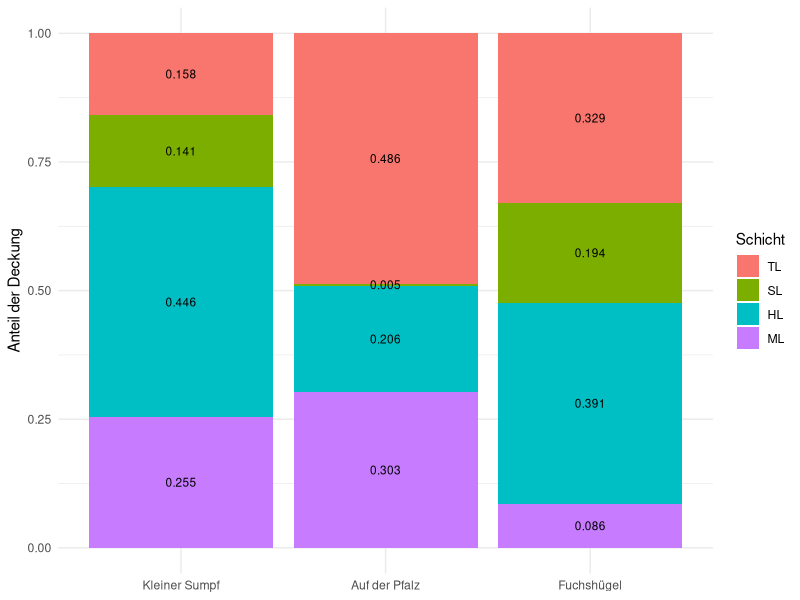

The R script that drew this image: (Note: this script raises an error after producing the figure.)
## ---- chunk 1
library(tidyverse)
library(readxl)
library(writexl)
library(vegan)
library(ggplot2)
## ---- chunk 2
#| label: read data
#| output: true
vegdata <- read.csv("vegdata_final.csv")
str(vegdata)
#spalten anders ordnen
vegdata <- vegdata %>%
  relocate(Transekt, Transektnummer, .after = Name)
str(vegdata)
#entfernen von Arten, die auf der Artenliste waren, aber in keinem der Plots vorkommen
vegdata <- vegdata[, c(
  names(vegdata)[1:6],
  names(vegdata)[7:ncol(vegdata)][
    colSums(vegdata[, 7:ncol(vegdata)], na.rm = TRUE) > 0
  ]
)]
str(vegdata)
## ---- chunk 3
#| label: convert to long format
#| output: false

#Umwandeln zu Long format: 0-Werte bleiben erhalten

rownames(vegdata) <- vegdata$Name 
vegdata$Name <- NULL 
ncol(vegdata) 
str(vegdata)
art_cols <- grep("_(TL|HL|ML|SL)$", names(vegdata), value = TRUE)
veg_long <- vegdata %>%
  rownames_to_column("Name") %>%
  pivot_longer(cols = all_of(art_cols), names_to = "Art_full", values_to = "Deckung") %>% 
  tidyr::separate(Art_full, into = c("Art", "Schicht"), sep = "_(?=[A-Z]{1,2}$)")
#sep trennt die Schicht sauber ab, da Arten als Gattung_Epitheton_Schicht vorliegen
str(veg_long)
## ---- chunk 4
#| label: create subsets

#subsets für jede fläche machen
Lic_subset <- subset(veg_long, site == "Lic")
MN_subset <- subset(veg_long, site =="Meu_nass")
MT_subset <- subset(veg_long, site =="Meu_trock")

## ---- chunk 5
#mittlere Deckungen
p1 <- Lic_subset %>%
  group_by(Art) %>%
  summarise(
    mean_deckung = mean(Deckung, na.rm = TRUE),
    n = sum(Deckung > 0)
  ) %>%
  arrange(desc(mean_deckung)) %>%
  slice_head(n = 10) %>%
  ggplot(aes(x = reorder(Art, mean_deckung), y = mean_deckung)) +
  geom_col(fill = "darkgreen") +
  geom_text(aes(label = paste0("n=", n)),
            hjust = -0.1, size = 3) +
  coord_flip() +
  scale_y_continuous(limits = c(0, 45))+
  labs(
    x = "Art",
    y = "Mittlere Deckung %",
    title = "Kleiner Sumpf"
  ) +
  theme_minimal()

p2 <- MN_subset %>%
  group_by(Art) %>%
  summarise(
    mean_deckung = mean(Deckung, na.rm = TRUE),
    n = sum(Deckung > 0)
  ) %>%
  arrange(desc(mean_deckung)) %>%
  slice_head(n = 10) %>%
  ggplot(aes(x = reorder(Art, mean_deckung), y = mean_deckung)) +
  geom_col(fill = "darkgreen") +
  geom_text(aes(label = paste0("n=", n)),
            hjust = -0.1, size = 3) +
  coord_flip() +
  scale_y_continuous(limits = c(0, 45))+
  labs(
    x = "Art",
    y = "Mittlere Deckung %",
    title = "Auf der Pfalz"
  ) +
  theme_minimal()

p3 <- MT_subset %>%
  group_by(Art) %>%
  summarise(
    mean_deckung = mean(Deckung, na.rm = TRUE),
    n = sum(Deckung > 0)
  ) %>%
  arrange(desc(mean_deckung)) %>%
  slice_head(n = 10) %>%
  ggplot(aes(x = reorder(Art, mean_deckung), y = mean_deckung)) +
  geom_col(fill = "darkgreen") +
  geom_text(aes(label = paste0("n=", n)),
            hjust = -0.1, size = 3) +
  coord_flip() +
  scale_y_continuous(limits = c(0, 45))+
  labs(
    x = "Art",
    y = "Mittlere Deckung %",
    title = "Fuchshügel"
  ) +
  theme_minimal()

#p_all <- (p1/p2/p3)+plot_annotation(
#    title = "Top 10 Arten nach mittlerer Deckung",
#    theme = theme(plot.title = element_text(size = 18, face = "bold", hjust = 0.5)))
#ggsave("top10_deckung.png", p_all,
#       width = 14, height = 6, dpi = 300)
## ---- chunk 6
layer_deckung <- veg_long %>%
  group_by(site, Schicht) %>%
  summarise(Deckung = mean(Deckung, na.rm = TRUE), .groups = "drop") %>%
  group_by(site) %>%
  mutate(prop = Deckung / sum(Deckung))
str(layer_deckung)

layer_deckung$Schicht <- factor(
  layer_deckung$Schicht,
  levels = c("TL", "SL", "HL", "ML")
)
  
ggplot(layer_deckung, aes(x = site, y = prop, fill = Schicht)) +
  geom_col() +
  labs(y = "Anteil der Deckung", x = NULL) +
  geom_text(aes(label = round(prop,3)), size = 3, position = position_stack(vjust = 0.5))+
  scale_x_discrete(labels = c(
    "Meu_nass" = "Auf der Pfalz",
    "Meu_trock" = "Fuchshügel",
    "Lic" = "Kleiner Sumpf"))+
  theme_minimal()

#ggplot(layer_deckung, aes(fill=Schicht, y=Deckung, x=site)) + 
#    geom_bar(position="fill", stat="identity")
## ---- chunk 7
# Zeigerwerte von GBIF
zeigerwerte <- read.table("dwca-zeigerwerte-v1.2/ellenberg.txt",sep = "\t", header = TRUE)
zeigerwerte <- zeigerwerte %>%
  rename(gbif_name = id)
# Liste meiner Arten, Artnamen für GBIF-Artnamen angepasst
mapping <- read_xlsx("artenliste_mapping.xlsx")

# Tabellen zusammenführen
zeiger_mapped <- zeigerwerte %>%
  inner_join(mapping, by = "gbif_name") %>%
  select(gbif_name, my_name, light, temperature, continental, wetness, alkalinity, nitrogen, salinity)

# Tabelle aufräumen
zeiger_mapped <- zeiger_mapped %>%
  mutate(across(
    c(light, temperature, continental, wetness, alkalinity, nitrogen, salinity),
    ~ str_remove_all(.x, "[~()xX=]") %>%
      as.numeric()
  ))
zeiger_mapped <- zeiger_mapped %>%
  rename(Art = my_name)
zeiger_mapped <- zeiger_mapped %>%
  select(-gbif_name)
## ---- chunk 8
#gewichtete zeigerwerte berechnen
combined_data <- left_join(veg_long, zeiger_mapped, by = "Art")
str(combined_data)

weighted_values <- combined_data %>%
  group_by(plot.ID, Name, site, Transekt, Transektnummer) %>%
  summarise(
    Weighted_light = sum(Deckung * light, na.rm = TRUE) / sum(Deckung, na.rm = TRUE),
    Weighted_temperature = sum(Deckung * temperature, na.rm = TRUE) / sum(Deckung, na.rm = TRUE),
    Weighted_wetness = sum(Deckung * wetness, na.rm = TRUE) / sum(Deckung, na.rm = TRUE),
    Weighted_nitrogen = sum(Deckung * nitrogen, na.rm = TRUE) / sum(Deckung, na.rm = TRUE),
    Weighted_continental = sum(Deckung * continental, na.rm = TRUE) / sum(Deckung, na.rm = TRUE),
    Weighted_alkalinity = sum(Deckung * alkalinity, na.rm = TRUE) / sum(Deckung, na.rm = TRUE),
    Weighted_salinity = sum(Deckung * salinity, na.rm = TRUE) / sum(Deckung, na.rm = TRUE),
    .groups = "drop"
  )

#write_xlsx(weighted_values, "Zeigerwerte_gewichtet.xlsx")
## ---- chunk 9
####species richness, Shannon Index, relative Häufigkeit und species evenness bestimmen####

#berechnen von species richness, shannon Index, relativer Häufigkeit und Evenness

species_richness <- specnumber(comm_matrix)
shannon_index <- diversity(comm_matrix, index = "shannon")
relative_freq <- decostand(comm_matrix, method = "total")
species_evenness <- shannon_index / log(specnumber(comm_matrix))

# Ergebnisse in ein Dataframe packen:

results <- data.frame(
  Plot = rownames(comm_matrix),
  Richness = species_richness,
  Shannon = shannon_index,
  Evenness = species_evenness)

str(results)

#als Excel speichern
#write_xlsx(results, "Ergebnisse_species_richness.xlsx")

#Zusammenführen mit gewichteten Zeigerwerten
results$Plot <- as.integer(results$Plot)

merged_data <- results %>%
  left_join(weighted_values, by = c("Plot" = "plot.ID"))
## ---- chunk 10
#anlegen einer Vegetationsmatrix
comm_matrix <- veg_long %>%
  group_by(plot.ID, Art) %>%
  summarise(Deckung = sum(Deckung), .groups = "drop") %>%
  tidyr::pivot_wider(
    names_from = Art,
    values_from = Deckung,
    values_fill = 0
  ) %>%
  tibble::column_to_rownames("plot.ID")
str(comm_matrix)
## ---- chunk 11

pca <- rda(comm_matrix)
plot(pca)
summary(pca)
#achsen super lang, leiber dca machen

dca <- decorana(comm_matrix)
summary(dca)

fit <- envfit(dca, weighted_values[, c("Weighted_light",
    "Weighted_temperature",
    "Weighted_wetness",
    "Weighted_nitrogen",
    "Weighted_alkalinity")])
fit

plot(dca)
arrows <- as.data.frame(scores(fit, display = "vectors"))
arrows$Variable <- rownames(arrows)
arrows$Variable <- c(
  "Licht",
  "Temperatur",
  "Feuchte",
  "Stickstoff",
  "Basengehalt"
)

dca_scores <- scores(dca, display = "sites")
dca_df <- as.data.frame(dca_scores)
dca_df$Name <- rownames(dca_df)
dca_df$site <- vegdata$site[match(dca_df$Name, vegdata$plot.ID)]

ggplot(dca_df, aes(DCA1, DCA2, colour = site)) +
  geom_point(size = 2) +

  geom_segment(
    data = arrows,
    aes(
      x = 0, y = 0,
      xend = DCA1 * 2,
      yend = DCA2 * 2
    ),
    inherit.aes = FALSE,
    arrow = arrow(length = unit(0.25, "cm")),
    colour = "black"
  ) +
  geom_text(
  data = arrows,
  aes(
    x = DCA1 * 2.3,
    y = DCA2 * 2.3,
    label = Variable
  ),
  inherit.aes = FALSE
)+
 scale_colour_discrete(
    labels = c(
      "Lic" = "Kleiner Sumpf",
      "Meu_trock" = "Fuchshügel",
      "Meu_nass" = "Auf der Pfalz"
    )
  ) +

  labs(
    title = "DCA der Vegetationsaufnahmen",
    x = "DCA1",
    y = "DCA2"
  ) +

  theme_minimal() +
  theme(
    legend.title = element_blank(),
    plot.title = element_text(hjust = 0.5)
  )
## ---- chunk 12

comm_MN <- comm_matrix[
  weighted_values$site == "Meu_nass",
]


dca <- decorana(comm_MN)
summary(dca)

env_MN <- weighted_values %>%
  filter(site == "Meu_nass")
fit <- envfit(dca, env_MN[, c("Weighted_light",
    "Weighted_temperature",
    "Weighted_wetness",
    "Weighted_nitrogen",
    "Weighted_alkalinity")])
fit

plot(dca)
arrows <- as.data.frame(scores(fit, display = "vectors"))
arrows$Variable <- rownames(arrows)
arrows$Variable <- c(
  "Licht",
  "Temperatur",
  "Feuchte",
  "Stickstoff",
  "Basengehalt"
)

dca_scores <- scores(dca, display = "sites")
dca_df <- as.data.frame(dca_scores)
dca_df$Name <- rownames(dca_df)
dca_df$site <- vegdata$site[match(dca_df$Name, vegdata$plot.ID)]
dca_df$Transektnummer <- vegdata$Transektnummer[match(dca_df$Name, vegdata$plot.ID)]
dca_df$Distanz <- abs(dca_df$Transektnummer)

ggplot(dca_df, aes(DCA1, DCA2, colour = Distanz)) +
  geom_point(size = 3) +
  scale_colour_gradient(
    low = "yellow",
    high = "darkred",
    name = "Entfernung zur Mitte"
    )+
  geom_segment(
    data = arrows,
    aes(
      x = 0, y = 0,
      xend = DCA1 * 2,
      yend = DCA2 * 2
    ),
    inherit.aes = FALSE,
    arrow = arrow(length = unit(0.25, "cm")),
    colour = "black") +
  geom_text(
  data = arrows,
  aes(
    x = DCA1 * 2.3,
    y = DCA2 * 2.3,
    label = Variable
  ),
  inherit.aes = FALSE
  ) +

  labs(
    title = "DCA Vegetation Auf der Pfalz",
    x = "DCA1",
    y = "DCA2"
  ) +

  theme_minimal() +
  theme(
    plot.title = element_text(hjust = 0.5)
  )

## ---- chunk 13
comm_MT <- comm_matrix[
  weighted_values$site == "Meu_trock",
]


dca <- decorana(comm_MT)
summary(dca)

env_MT <- weighted_values %>%
  filter(site == "Meu_trock")
fit <- envfit(dca, env_MT[, c("Weighted_light",
    "Weighted_temperature",
    "Weighted_wetness",
    "Weighted_nitrogen",
    "Weighted_alkalinity")])
fit

plot(dca)
arrows <- as.data.frame(scores(fit, display = "vectors"))
arrows$Variable <- rownames(arrows)
arrows$Variable <- c(
  "Licht",
  "Temperatur",
  "Feuchte",
  "Stickstoff",
  "Basengehalt"
)

dca_scores <- scores(dca, display = "sites")
dca_df <- as.data.frame(dca_scores)
dca_df$Name <- rownames(dca_df)
dca_df$site <- vegdata$site[match(dca_df$Name, vegdata$plot.ID)]
dca_df$Transektnummer <- vegdata$Transektnummer[match(dca_df$Name, vegdata$plot.ID)]
dca_df$Distanz <- abs(dca_df$Transektnummer)

ggplot(dca_df, aes(DCA1, DCA2, colour = Distanz)) +
  geom_point(size = 3) +
  scale_colour_gradient(
    low = "yellow",
    high = "darkred",
    name = "Entfernung zur Mitte"
    )+
  geom_segment(
    data = arrows,
    aes(
      x = 0, y = 0,
      xend = DCA1 * 2,
      yend = DCA2 * 2
    ),
    inherit.aes = FALSE,
    arrow = arrow(length = unit(0.25, "cm")),
    colour = "black") +
  geom_text(
  data = arrows,
  aes(
    x = DCA1 * 2.3,
    y = DCA2 * 2.3,
    label = Variable
  ),
  inherit.aes = FALSE
  ) +

  labs(
    title = "DCA Vegetation Fuchshügel",
    x = "DCA1",
    y = "DCA2"
  ) +

  theme_minimal() +
  theme(
    plot.title = element_text(hjust = 0.5)
  )

## ---- chunk 14
comm_L <- comm_matrix[
  weighted_values$site == "Lic",
]


dca <- decorana(comm_L)
summary(dca)

env_L <- weighted_values %>%
  filter(site == "Lic")
fit <- envfit(dca, env_L[, c("Weighted_light",
    "Weighted_temperature",
    "Weighted_wetness",
    "Weighted_nitrogen",
    "Weighted_alkalinity")])
fit

plot(dca)
arrows <- as.data.frame(scores(fit, display = "vectors"))
arrows$Variable <- rownames(arrows)
arrows$Variable <- c(
  "Licht",
  "Temperatur",
  "Feuchte",
  "Stickstoff",
  "Basengehalt"
)

dca_scores <- scores(dca, display = "sites")
dca_df <- as.data.frame(dca_scores)
dca_df$Name <- rownames(dca_df)
dca_df$site <- vegdata$site[match(dca_df$Name, vegdata$plot.ID)]
dca_df$Transektnummer <- vegdata$Transektnummer[match(dca_df$Name, vegdata$plot.ID)]
dca_df$Distanz <- abs(dca_df$Transektnummer)

ggplot(dca_df, aes(DCA1, DCA2, colour = Distanz)) +
  geom_point(size = 3) +
  scale_colour_gradient(
    low = "yellow",
    high = "darkred",
    name = "Entfernung zur Mitte"
    )+
  geom_segment(
    data = arrows,
    aes(
      x = 0, y = 0,
      xend = DCA1 * 2,
      yend = DCA2 * 2
    ),
    inherit.aes = FALSE,
    arrow = arrow(length = unit(0.25, "cm")),
    colour = "black") +
  geom_text(
  data = arrows,
  aes(
    x = DCA1 * 2.3,
    y = DCA2 * 2.3,
    label = Variable
  ),
  inherit.aes = FALSE
  ) +

  labs(
    title = "DCA Vegetation Kleiner Sumpf",
    x = "DCA1",
    y = "DCA2"
  ) +

  theme_minimal() +
  theme(
    plot.title = element_text(hjust = 0.5)
  )

## ---- chunk 15


#plot entlang der Transekte
merged_data %>%
  filter(site == "Lic") %>%
  ggplot( aes(Transektnummer, Weighted_wetness)) +
  geom_point() +
#  geom_smooth() +
  facet_wrap(~ Transekt)

merged_data %>%
  filter(site == "Meu_nass") %>%
  ggplot( aes(Transektnummer, Weighted_wetness)) +
  geom_point() +
 # geom_smooth() +
  facet_wrap(~ Transekt)

merged_data %>%
  filter(site == "Meu_trock") %>%
  ggplot( aes(Transektnummer, Weighted_wetness)) +
  geom_point() +
 # geom_smooth() +
  facet_wrap(~ Transekt)

merged_data %>%
  filter(site == "Lic") %>%
  ggplot( aes(Transektnummer, Weighted_temperature)) +
  geom_point() +
  geom_smooth() +
  facet_wrap(~ Transekt)

merged_data %>%
  filter(site == "Lic") %>%
  ggplot( aes(Transektnummer, Weighted_light)) +
  geom_point() +
  geom_smooth() +
  facet_wrap(~ Transekt)

merged_data %>%
  filter(site == "Lic") %>%
  ggplot( aes(Transektnummer, Weighted_nitrogen)) +
  geom_point() +
  geom_smooth() +
  facet_wrap(~ Transekt)
merged_data %>%
  filter(site == "Lic") %>%
  ggplot( aes(Transektnummer, Weighted_alkalinity)) +
  geom_point() +
  geom_smooth() +
  facet_wrap(~ Transekt)

merged_data %>%
  filter(site == "Lic") %>%
  ggplot( aes(Transektnummer, Weighted_temperature)) +
  geom_point() +
  geom_smooth() +
  facet_wrap(~ Transekt)

merged_data %>%
  filter(site == "Lic") %>%
  ggplot( aes(Transektnummer, Richness)) +
  geom_point() +
  geom_smooth() +
  facet_wrap(~ Transekt)

merged_data %>%
  filter(site == "Lic") %>%
  ggplot( aes(Transektnummer, Shannon)) +
  geom_point() +
  geom_smooth() +
  facet_wrap(~ Transekt)

merged_data %>%
  filter(site == "Lic") %>%
  ggplot( aes(Transektnummer, Evenness)) +
  geom_point() +
  geom_smooth() +
  facet_wrap(~ Transekt)
## ---- chunk 16
plot_data <- merged_data %>%
  mutate(
    x = if_else(Transekt == "WO", Transektnummer, 0),
    y = if_else(Transekt == "NS", Transektnummer, 0)
  )

plot_data%>%
  filter(site=="Lic")%>%
  ggplot( aes(x = x, y = y, color = Weighted_wetness)) +
  geom_point(size = 4) +
  coord_equal() +
  scale_color_viridis_c(name = "Feuchtezahl") +
  labs(x = "West–Ost", y = "Süd–Nord") +
  theme_minimal()

#farbschema anpassen, evtl bessere kontraste (und evtl invertieren weil je feuchter desto blauer eig, aber bei den anderen parametern ist das ja egal)
